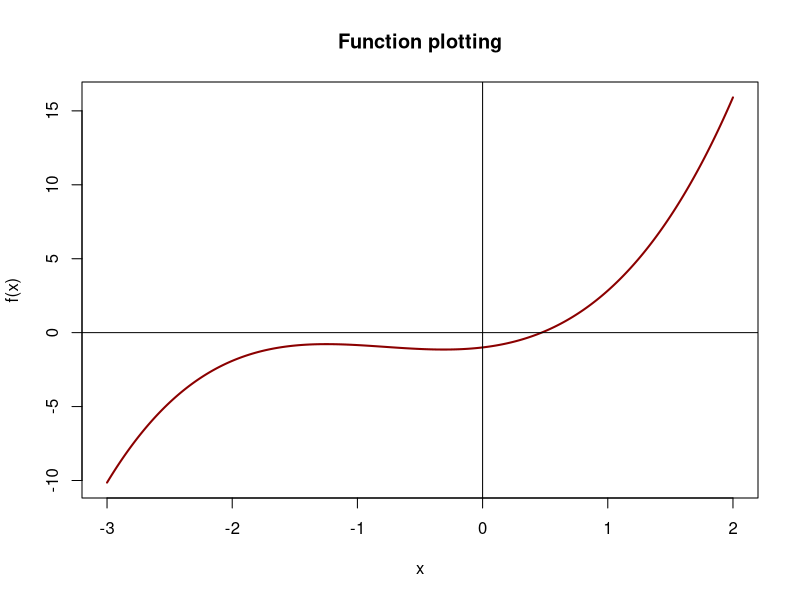

The R source for this figure:
#################################################
# R Tutorial 
# Filename: 8-Function.R
# Shankar Venkatagiri
#################################################

# Here's how you write a function of your own
# The function's graph is a pair (x, f(x))

#########################
# Simple polynomial
funx <- function(x) {
  return (x^3 + 2*x^2 + sin(x) - 1)
}

# x coordinate for the pair
xvals <- seq(-3, 2, by=0.001)

# Plot the function
plot(xvals, funx(xvals),
     main="Function plotting",
     type="l", lwd=2, 
     col="darkred",
     xlab="x", ylab="f(x)")

# Axes
abline(v=0)
abline(h=0)